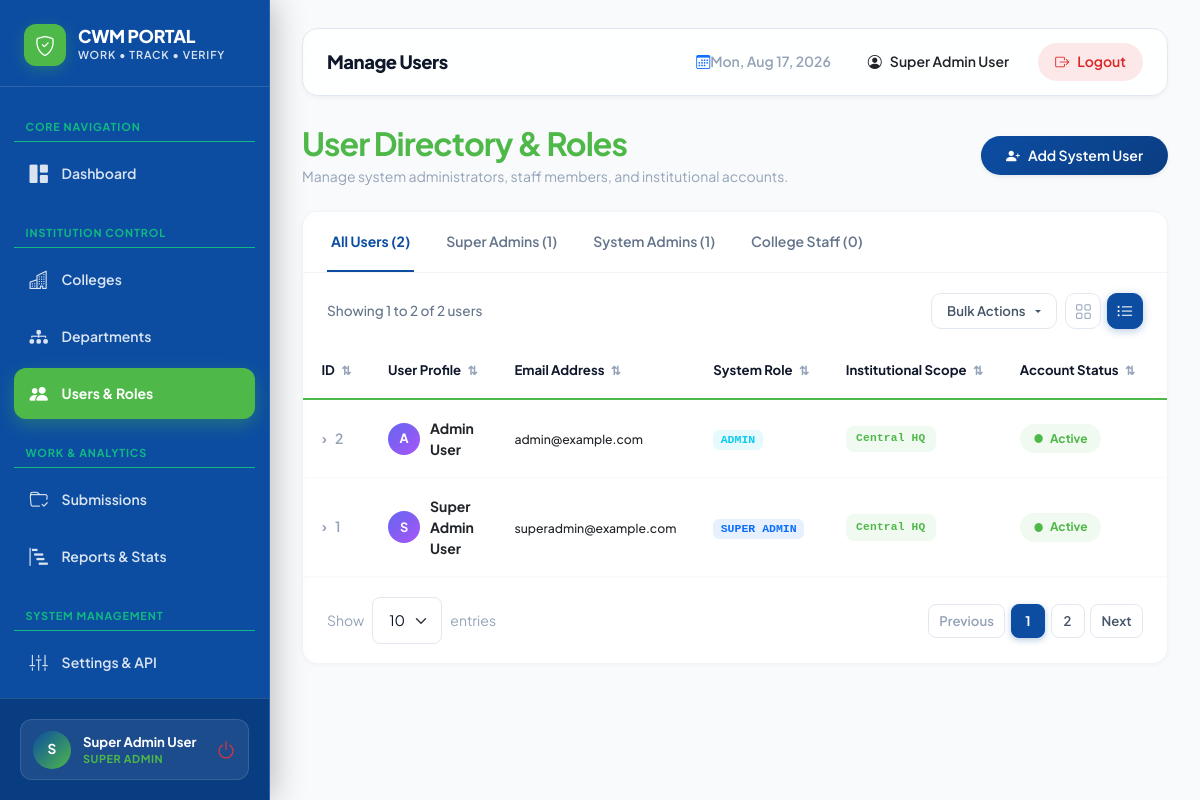
Page /super-admin/users.php (signed in) on the committed database.
### tables this page shows
CREATE TABLE IF NOT EXISTS `users` (
  `id` INT AUTO_INCREMENT PRIMARY KEY,
  `college_id` INT NULL,  
  `name` VARCHAR(255) NOT NULL,
  `email` VARCHAR(191) NOT NULL UNIQUE,
  `password` VARCHAR(255) NOT NULL,
  `role` ENUM('super_admin', 'admin', 'college_user') NOT NULL,
  `status` ENUM('active', 'inactive') DEFAULT 'active',
  `created_at` TIMESTAMP DEFAULT CURRENT_TIMESTAMP,
  `updated_at` TIMESTAMP DEFAULT CURRENT_TIMESTAMP ON UPDATE CURRENT_TIMESTAMP,
  FOREIGN KEY (`college_id`) REFERENCES `colleges`(`id`) ON DELETE SET NULL
);

### super-admin/users.php (the view, shortened to what this page needs)
<?php
$page_title = 'Manage Users';
require_once __DIR__ . '/../includes/header.php';
$selected_role = $_GET['role'] ?? '';
$total_users = $pdo->query("SELECT COUNT(*) FROM users")->fetchColumn();
$super_admin_count = $pdo->query("SELECT COUNT(*) FROM users WHERE role = 'super_admin'")->fetchColumn();
$admin_count = $pdo->query("SELECT COUNT(*) FROM users WHERE role = 'admin'")->fetchColumn();
$college_user_count = $pdo->query("SELECT COUNT(*) FROM users WHERE role = 'college_user'")->fetchColumn();
if (!empty($selected_role)) {
    $u_stmt = $pdo->prepare("
        SELECT u.*, c.name as college_name
        FROM users u
        LEFT JOIN colleges c ON u.college_id = c.id
        WHERE u.role = ?
        ORDER BY u.id DESC
    ");
    $u_stmt->execute([$selected_role]);
    $users = $u_stmt->fetchAll();
} else {
    $users = $pdo->query("
        SELECT u.*, c.name as college_name
        FROM users u
        LEFT JOIN colleges c ON u.college_id = c.id
        ORDER BY u.id DESC
    ")->fetchAll();
}
$display_user_count = count($users);
?>
<div class="d-flex flex-column flex-md-row justify-content-between align-items-md-center gap-3 mb-4">
    <div>
        <h2 class="fw-bold mb-1 text-dark" style="letter-spacing: -0.03em;">User Directory & Roles</h2>
        <p class="text-muted small mb-0">Manage system administrators, staff members, and institutional accounts.</p>
    </div>
    <button type="button" class="btn btn-primary px-4 py-2.5 shadow-sm" data-bs-toggle="modal" data-bs-target="#addUserModal">
        <i class="bi bi-person-plus-fill"></i> Add System User
    </button>
</div>
<div class="ref-card">
    <div class="ref-tabs-wrapper">
        <a href="users.php" class="ref-tab-link <?php echo empty($selected_role) ? 'active' : ''; ?>">
            All Users (<?php echo $total_users; ?>)
        </a>
        <a href="users.php?role=super_admin" class="ref-tab-link <?php echo $selected_role === 'super_admin' ? 'active' : ''; ?>">
            Super Admins (<?php echo $super_admin_count; ?>)
        </a>
        <a href="users.php?role=admin" class="ref-tab-link <?php echo $selected_role === 'admin' ? 'active' : ''; ?>">
            System Admins (<?php echo $admin_count; ?>)
        </a>
        <a href="users.php?role=college_user" class="ref-tab-link <?php echo $selected_role === 'college_user' ? 'active' : ''; ?>">
            College Staff (<?php echo $college_user_count; ?>)
        </a>
    </div>
    <div class="ref-toolbar">
        <div class="ref-showing-text">
            Showing 1 to <?php echo min(10, $display_user_count); ?> of <?php echo $display_user_count; ?> users
        </div>
        <div class="d-flex align-items-center gap-2">
            <div class="dropdown">
                <button class="ref-btn-bulk dropdown-toggle" type="button" data-bs-toggle="dropdown" aria-expanded="false">
                    Bulk Actions
                </button>
            </div>
            <div class="ref-view-toggle">
                <button type="button" class="ref-view-btn" title="Grid View"><i class="bi bi-grid"></i></button>
                <button type="button" class="ref-view-btn active" title="List View"><i class="bi bi-list-ul"></i></button>
            </div>
        </div>
    </div>
    <div class="ref-table-responsive">
        <table class="ref-table">
            <thead>
                <tr>
                    <th style="width: 70px;">ID <span class="sort-icon">&#x21C5;</span></th>
                    <th>User Profile <span class="sort-icon">&#x21C5;</span></th>
                    <th>Email Address <span class="sort-icon">&#x21C5;</span></th>
                    <th>System Role <span class="sort-icon">&#x21C5;</span></th>
                    <th>Institutional Scope <span class="sort-icon">&#x21C5;</span></th>
                    <th>Account Status <span class="sort-icon">&#x21C5;</span></th>
                    <th class="text-end" style="width: 120px;">Actions</th>
                </tr>
            </thead>
            <tbody>
                <?php if (empty($users)): ?>
                    <tr><td colspan="7" class="text-center text-muted py-5">No users found for this filter.</td></tr>
                <?php else: ?>
                    <?php foreach ($users as $usr): ?>
                    <tr>
                        <td>
                            <span class="ref-expand-icon">&rsaquo;</span>
                            <span class="fw-semibold text-muted"><?php echo $usr['id']; ?></span>
                        </td>
                        <td>
                            <div class="d-flex align-items-center gap-2.5">
                                <div class="user-avatar" style="width: 32px; height: 32px; font-size: 0.8rem; background: linear-gradient(135deg, #6366f1 0%, #a855f7 100%);">
                                    <?php echo strtoupper(substr($usr['name'], 0, 1)); ?>
                                </div>
                                <div>
                                    <strong class="text-dark d-block"><?php echo htmlspecialchars($usr['name']); ?></strong>
                                </div>
                            </div>
                        </td>
                        <td><span class="text-dark small fw-medium"><?php echo htmlspecialchars($usr['email']); ?></span></td>
                        <td>
                            <?php
                            $role_badge = ($usr['role'] === 'super_admin') ? 'primary' : (($usr['role'] === 'admin') ? 'info' : 'secondary');
                            ?>
                            <span class="badge bg-<?php echo $role_badge; ?> bg-opacity-10 text-<?php echo $role_badge; ?> px-2.5 py-1 rounded font-monospace text-uppercase" style="font-size: 0.72rem;">
                                <?php echo str_replace('_', ' ', $usr['role']); ?>
                            </span>
                        </td>
                        <td>
                            <?php if ($usr['college_name']): ?>
                                <span class="d-inline-flex align-items-center gap-1.5 text-secondary small fw-medium">
                                    <i class="bi bi-bank text-muted"></i> <span><?php echo htmlspecialchars($usr['college_name']); ?></span>
                                </span>
                            <?php else: ?>
                                <span class="ref-code-pill" style="font-size: 0.7rem;">Central HQ</span>
                            <?php endif; ?>
                        </td>
                        <td>
                            <?php if ($usr['status'] === 'active'): ?>
                                <span class="ref-status-active">Active</span>
                            <?php else: ?>
                                <span class="ref-status-inactive">Inactive</span>
                            <?php endif; ?>
                        </td>
                        <td class="text-end">
                        </td>
                    </tr>
                    <?php endforeach; ?>
                <?php endif; ?>
            </tbody>
        </table>
    </div>
    <div class="ref-pagination-bar">
        <div class="d-flex align-items-center gap-2 text-muted small">
            <span>Show</span>
            <select class="form-select form-select-sm" style="width: 70px; border-radius: 8px;">
                <option value="10" selected>10</option>
            </select>
            <span>entries</span>
        </div>
        <div class="ref-page-nav">
            <a href="#" class="ref-page-btn text-muted">Previous</a>
            <a href="#" class="ref-page-btn active">1</a>
            <a href="#" class="ref-page-btn">2</a>
            <a href="#" class="ref-page-btn">Next</a>
        </div>
    </div>
</div>
<?php require_once __DIR__ . '/../includes/footer.php'; ?>

### includes/header.php (shortened to what this page needs)
<!DOCTYPE html>
<html lang="en">
<head>
    <link href="https://cdn.jsdelivr.net/npm/bootstrap@5.3.0/dist/css/bootstrap.min.css" rel="stylesheet">
    <link href="https://cdn.jsdelivr.net/npm/bootstrap-icons@1.10.5/font/bootstrap-icons.css" rel="stylesheet">
    <link href="<?php echo BASE_URL; ?>/assets/css/style.css?v=<?php echo time(); ?>" rel="stylesheet">
</head>
<body>
<div class="app-wrapper">
<?php
if (isset($_SESSION['user_id'])) {
    include __DIR__ . '/sidebar.php';
}
?>
<div class="<?php echo isset($_SESSION['user_id']) ? 'main-content' : 'w-100 p-4'; ?>">
    <?php if (isset($_SESSION['user_id'])): ?>
    <header class="top-navbar">
        <div class="d-flex align-items-center gap-3">
            <div>
                <h1 class="top-navbar-title"><?php echo isset($page_title) ? htmlspecialchars($page_title) : 'Dashboard Overview'; ?></h1>
            </div>
        </div>
        <div class="top-navbar-actions">
            <div class="d-none d-md-flex align-items-center me-2 text-muted small">
                <i class="bi bi-calendar3 me-1.5 text-primary"></i>
                <span class="fw-semibold"><?php echo date('D, M d, Y'); ?></span>
            </div>
            <a href="<?php echo BASE_URL; ?>/profile.php" class="btn btn-sm btn-light-primary text-decoration-none px-3" title="View Profile">
                <i class="bi bi-person-circle"></i>
                <span class="d-none d-sm-inline"><?php echo htmlspecialchars($_SESSION['user_name']); ?></span>
            </a>
            <a href="<?php echo BASE_URL; ?>/logout.php" class="btn btn-sm btn-act-danger text-decoration-none px-3" title="Sign Out">
                <i class="bi bi-box-arrow-right"></i>
                <span class="d-none d-sm-inline">Logout</span>
            </a>
        </div>
    </header>
    <?php endif; ?>
    <div class="container-fluid p-0">

### includes/sidebar.php (shortened to what this page needs)
<?php
$current_page = basename($_SERVER['PHP_SELF']);
$role = $_SESSION['user_role'] ?? '';
?>
<aside id="sidebar" class="sidebar">
    <div class="sidebar-brand">
        <div class="brand-icon-box">
            <i class="bi bi-shield-check"></i>
        </div>
        <div>
            <div class="brand-text">CWM PORTAL</div>
            <div class="brand-subtext">Work &bull; Track &bull; Verify</div>
        </div>
    </div>
    <nav class="sidebar-nav">
        <div class="nav-label">Core Navigation</div>
        <?php
        $folder_name = ($role === 'college_user') ? 'college' : str_replace('_', '-', $role);
        ?>
        <a href="<?php echo BASE_URL; ?>/<?php echo $folder_name; ?>/dashboard.php"
           class="nav-link <?php echo $current_page === 'dashboard.php' ? 'active' : ''; ?>">
            <i class="bi bi-grid-1x2-fill"></i>
            <span>Dashboard</span>
        </a>
        <?php if ($role === 'super_admin'): ?>
            <div class="nav-label mt-2">Institution Control</div>
            <a href="<?php echo BASE_URL; ?>/super-admin/colleges.php"
               class="nav-link <?php echo $current_page === 'colleges.php' || $current_page === 'college_details.php' ? 'active' : ''; ?>">
                <i class="bi bi-buildings"></i>
                <span>Colleges</span>
            </a>
            <a href="<?php echo BASE_URL; ?>/super-admin/departments.php"
               class="nav-link <?php echo $current_page === 'departments.php' ? 'active' : ''; ?>">
                <i class="bi bi-diagram-3-fill"></i>
                <span>Departments</span>
            </a>
            <a href="<?php echo BASE_URL; ?>/super-admin/users.php"
               class="nav-link <?php echo $current_page === 'users.php' ? 'active' : ''; ?>">
                <i class="bi bi-people-fill"></i>
                <span>Users & Roles</span>
            </a>
            <div class="nav-label mt-2">Work & Analytics</div>
            <a href="<?php echo BASE_URL; ?>/super-admin/submissions.php"
               class="nav-link <?php echo $current_page === 'submissions.php' ? 'active' : ''; ?>">
                <i class="bi bi-folder-check"></i>
                <span>Submissions</span>
            </a>
            <a href="<?php echo BASE_URL; ?>/super-admin/reports.php"
               class="nav-link <?php echo $current_page === 'reports.php' ? 'active' : ''; ?>">
                <i class="bi bi-bar-chart-steps"></i>
                <span>Reports & Stats</span>
            </a>
            <div class="nav-label mt-2">System Management</div>
            <a href="<?php echo BASE_URL; ?>/super-admin/settings.php"
               class="nav-link <?php echo $current_page === 'settings.php' ? 'active' : ''; ?>">
                <i class="bi bi-sliders2-vertical"></i>
                <span>Settings & API</span>
            </a>
            <a href="<?php echo BASE_URL; ?>/super-admin/activity_logs.php"
               class="nav-link <?php echo $current_page === 'activity_logs.php' ? 'active' : ''; ?>">
            </a>
        <?php endif; ?>
    </nav>
    <div class="sidebar-footer">
        <div class="user-profile-widget">
            <div class="user-avatar">
                <?php echo strtoupper(substr($_SESSION['user_name'] ?? 'U', 0, 1)); ?>
            </div>
            <div class="user-info-text">
                <div class="user-info-name"><?php echo htmlspecialchars($_SESSION['user_name'] ?? 'User'); ?></div>
                <div class="user-info-role"><?php echo str_replace('_', ' ', $role); ?></div>
            </div>
            <a href="<?php echo BASE_URL; ?>/logout.php" class="text-danger ms-auto" title="Sign Out">
                <i class="bi bi-power fs-5"></i>
            </a>
        </div>
    </div>
</aside>

### includes/footer.php (shortened to what this page needs)
    </div>
</div>
</div>
</body>
</html>

### rows in the picture
users: id "2", name "A", name "Admin User", email "admin@example.com", role "ADMIN", status "Active"
users: id "1", name "S", name "Super Admin User", email "superadmin@example.com", role "SUPER ADMIN", status "Active"

### other values in the picture
substr($_SESSION['user_name'] ?? 'U', 0, 1) "S"
$_SESSION['user_name'] "Super Admin User"
str_replace('_', ' ', $role) "SUPER ADMIN"
$page_title "Manage Users"
$total_users "2"
$super_admin_count "1"
$admin_count "1"
$college_user_count "0"
min(10, $display_user_count) "2"
$display_user_count "2"
